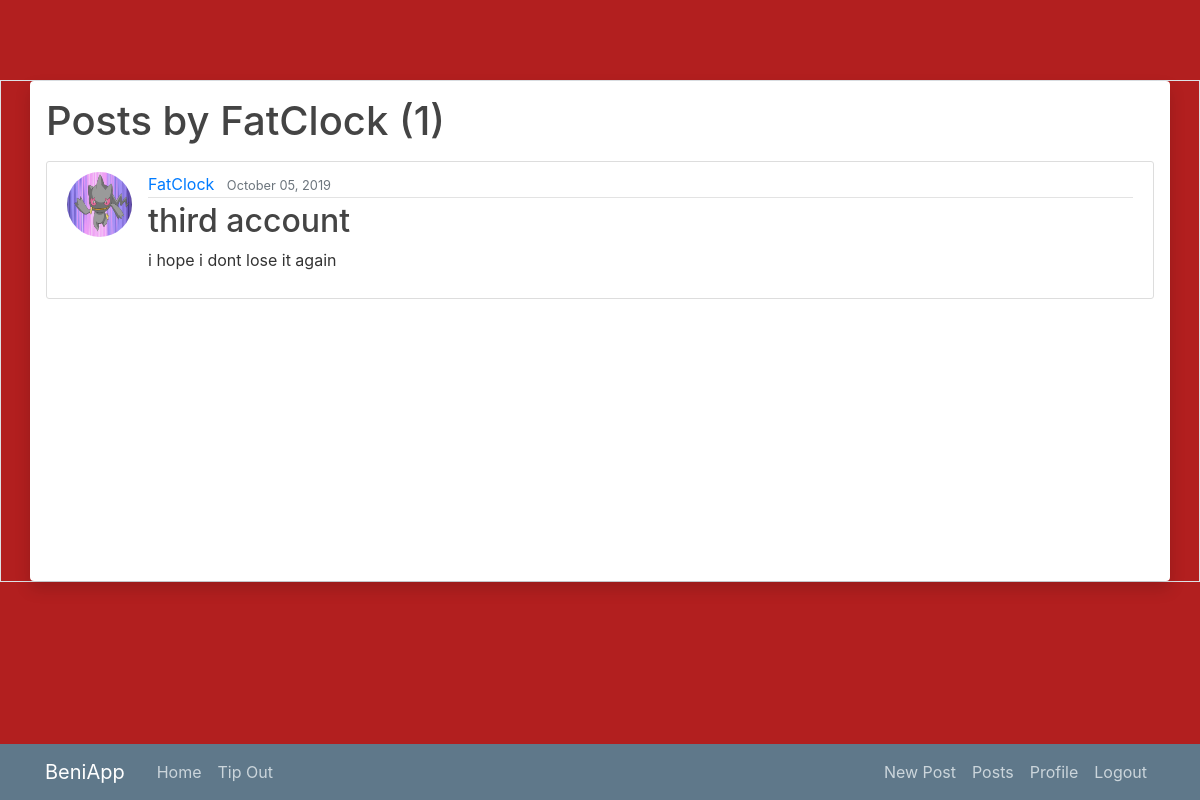
Page /user/FatClock (signed in) on the committed database.
### blog/models.py (models this page shows, shortened)
class Post(models.Model):
    title = models.CharField(max_length=100)
    content = models.TextField()
    date_posted = models.DateTimeField(default=timezone.now)
    author = models.ForeignKey(User, on_delete=models.CASCADE)

### users/models.py (models this page shows, shortened)
class Profile(models.Model):
    user = models.OneToOneField(User, on_delete=models.CASCADE)
    image = models.ImageField(default='default.png', upload_to='profile_pics')

### blog/views.py (the view)
# urls.py: path('user/<str:username>', UserPostListView.as_view(), name='user-posts'),
class UserPostListView(LoginRequiredMixin, ListView):
    model = Post
    template_name = 'blog/user_post.html'
    context_object_name = 'posts'
    ordering = ['-date_posted']
    paginate_by = 5
    def get_queryset(self):
        user = get_object_or_404(User, username=self.kwargs.get('username'))
        return Post.objects.filter(author=user).order_by('-date_posted')

### blog/templates/blog/user_post.html (shortened to what this page needs)
{% extends "blog/base.html" %}
{% block content %}
    <h1 class="mb-3">Posts by {{ view.kwargs.username }} ({{ page_obj.paginator.count }})</h1>
    {% for post in posts %}
        <article class="media content-section">
          <img class="rounded-circle article-img" src="{{ post.author.profile.image.url }}">
          <div class="media-body">
            <div class="article-metadata">
              <a class="mr-2" href="{% url 'user-posts' post.author.username %}">{{ post.author }}</a>
              <small class="text-muted">{{ post.date_posted|date:"F d, Y" }}</small>
            </div>
            <h2><a class="article-title" href="{% url 'post-detail' post.id %}">{{ post.title }}</a></h2>
            <p class="article-content">{{ post.content }}</p>
          </div>
        </article>
    {% endfor %}
{% endblock content %}

### blog/static/blog/main.css (style rules this page uses)
body { background: #fafafa; color: #333333; margin-top: 5rem; }
h1, h2, h3, h4, h5, h6 { color: #444444; }
.content-section { background: #ffffff; padding: 10px 20px; border: 1px solid #dddddd; border-radius: 3px; margin-bottom: 20px; }
.article-title { color: #444444; }
.article-content { white-space: pre-line; }
.article-img { height: 65px; width: 65px; margin-right: 16px; }
.article-metadata { padding-bottom: 1px; margin-bottom: 4px; border-bottom: 1px solid #e3e3e3 }

### rows in the picture
Post: author.profile.image (picture), author "FatClock", date_posted "October 05, 2019", title "third account", content "i hope i dont lose it again"

### other values in the picture
{{ view.kwargs.username }} "FatClock"
{{ page_obj.paginator.count }} "1"
